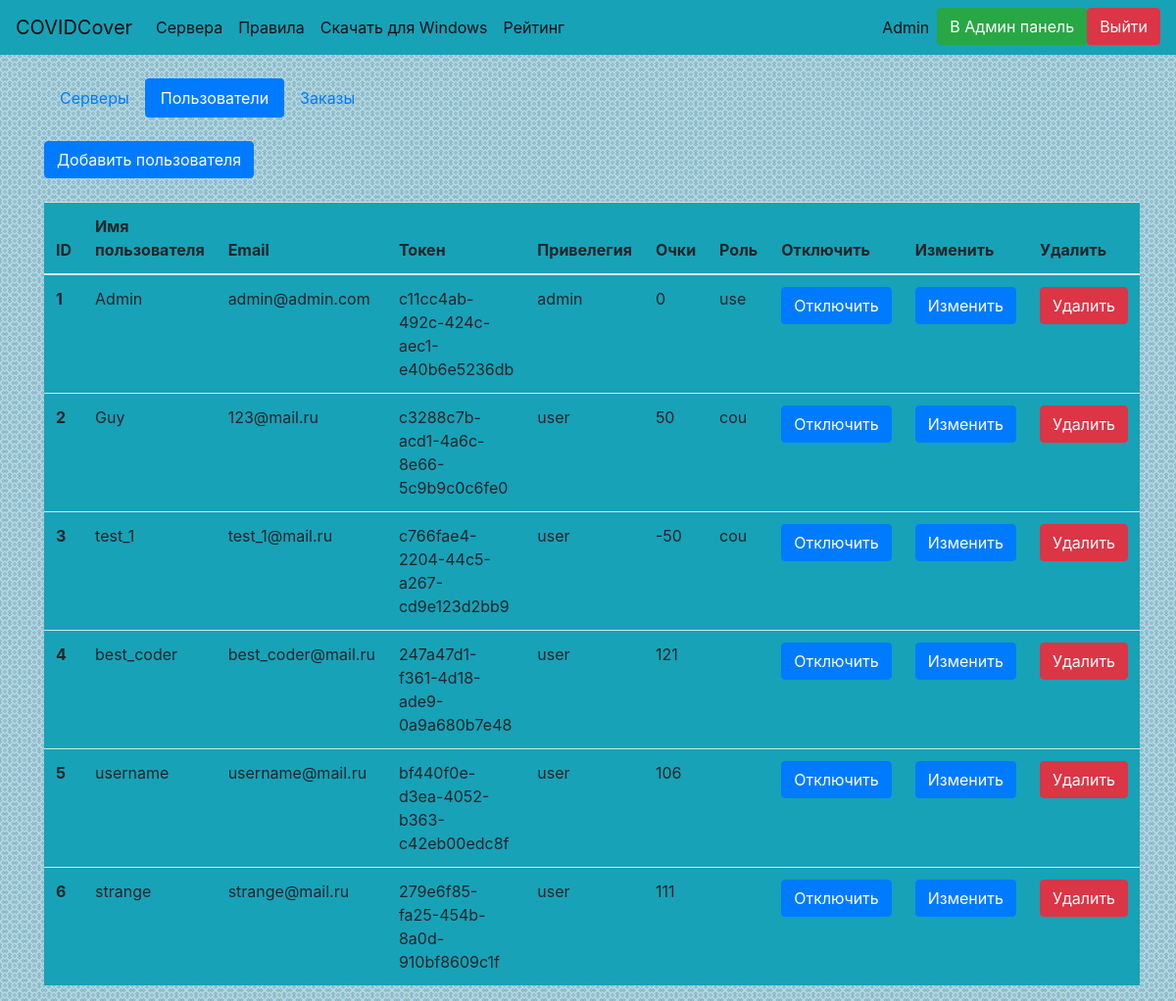
/admin/users (signed in), run on an earlier commit of the app's database.
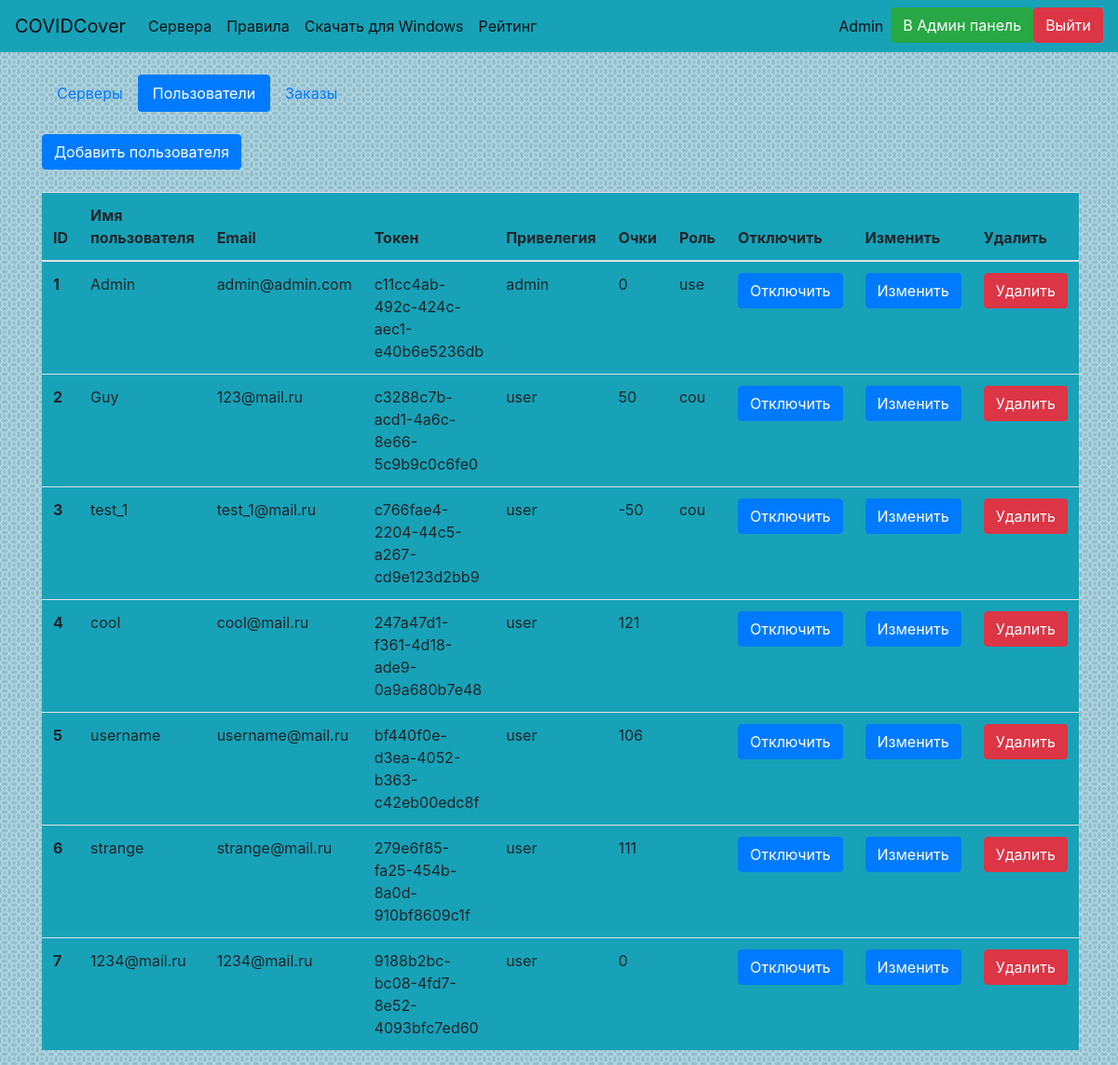
And on a later commit of the database.
### website/data/user.py (models this page shows, shortened)
class User(SqlAlchemyBase, UserMixin, SerializerMixin):
    __tablename__ = 'users'
    id = Column(Integer, primary_key=True, autoincrement=True, unique=True)
    email = Column(String, unique=True)
    username = Column(String, unique=True)
    hashed_password = Column(String, unique=False)
    token = Column(String, default=lambda: str(uuid4()), unique=True)
    privilege = Column(Integer, ForeignKey('privileges.id'), default=2, unique=False)
    order = relation('Order', back_populates='user')
    privilege_obj = relation('Privilege')
    score = Column(Integer, default=0, unique=False)
    role = Column(String, unique=False, default='', nullable=True)

### website/data/privilege.py (models this page shows)
class Privilege(SqlAlchemyBase, SerializerMixin):
    __tablename__ = 'privileges'
    id = Column(Integer, primary_key=True, autoincrement=True, unique=True)
    name = Column(String, unique=True)
    playable = Column(Boolean, default=1, unique=False)
    admin = Column(Boolean, default=0, unique=False)
    user = relation('User', back_populates='privilege_obj')

### website/admin_panel.py (the view)
@bp.route('/admin/users')
def admin_users():
    if not current_user.is_authenticated or not current_user.privilege_obj.admin:
        abort(404)
    session = create_session()
    users = session.query(User).all()
    return render_template('ad_users.html', title='Пользователи', users=users)

### website/data/db_session.py (called while the page is built)
def create_session():
    global __factory
    return __factory()

### website/main.py (called while the page is built)
@login_manager.user_loader
def load_user(user_id):
    session = create_session()
    return session.query(User).get(user_id)

### website/templates/ad_users.html
{% extends 'base.html'%}
{% block body %}
<ul class="nav nav-pills">
  <li class="nav-item">
    <a class="nav-link" href="/admin">Серверы</a>
  </li>
  <li class="nav-item">
    <a class="nav-link active" href="/admin/users">Пользователи</a>
  </li>
  <li class="nav-item">
    <a class="nav-link" href="/admin/orders">Заказы</a>
  </li>
</ul>
<br><a href="/admin/users/add" class="btn btn-primary">Добавить пользователя</a><br><br>
<div>
    <table class="table bg-info">
        <thead>
            <tr>
                <th scope="col">ID</th>
                <th scope="col">Имя пользователя</th>
                <th scope="col">Email</th>
                <th scope="col">Токен</th>
                <th scope="col">Привелегия</th>
                <th scope="col">Очки</th>
                <th scope="col">Роль</th>
                <th scope="col">Отключить</th>
                <th scope="col">Изменить</th>
                <th scope="col">Удалить</th>
            </tr>
        </thead>
    <tbody>
        {% for user in users %}
        <tr>
            <th scope="row">{{ user.id }}</th>
            <td>{{ user.username }}</td>
            <td>{{ user.email }}</td>
            <td>{{ user.token }}</td>
            <td>{{ user.privilege_obj.name }}</td>
            <td>{{ user.score }}</td>
            <td>{{ user.role }}</td>
            <td>
                <a class="btn btn-primary" href="/admin/users/disconnect?user={{ user.token }}">Отключить</a>
            </td>
            <td>
                <a class="btn btn-primary" href="/admin/users/edit?user={{ user.token }}">Изменить</a>
            </td>
            <td>
                <a class="btn btn-danger" href="/admin/users/delete?user={{ user.token }}">Удалить</a>
            </td>
        </tr>
        {% endfor %}
    </tbody>
    </table>
</div>
{% endblock %}

### website/templates/base.html (shortened to what this page needs)
<!DOCTYPE html>
<html lang="ru">
<head>
    <link rel="stylesheet" href="https://stackpath.bootstrapcdn.com/bootstrap/4.4.1/css/bootstrap.min.css">
    <link rel="stylesheet" href="/static/css/styles.css">
</head>
<body class="bg">
    <header>
<nav class="navbar navbar-expand-lg navbar-light bg-info">
  <a class="navbar-brand" href="/">COVIDCover</a>
  <div class="collapse navbar-collapse" id="navbarSupportedContent">
    <ul class="navbar-nav mr-auto">
            {% if current_user.is_authenticated %}
      <li class="nav-item active">
        <a class="nav-link" href="/monitor_servers">Сервера</a>
      </li>
        {% endif %}
<li class="nav-item active">
        <a class="nav-link" href="/rules" role="button">Правила</a>
      </li>
        <li class="nav-item active">
        <a class="nav-link" href="/static/installer.exe" role="button">Скачать для Windows</a>
      </li>
            {% if current_user.is_authenticated %}
        <li class="nav-item active">
        <a class="nav-link" href="/get_leaderboard" role="button">Рейтинг</a>
      </li>
        {% endif %}
    </ul>
    <ul class="navbar-nav">
    {% if current_user.is_authenticated %}
      <li class="nav-item active">
          <a class="nav-link disabled" href="/logout">{{ current_user.username }}</a>
      </li>
        {% if current_user.privilege == 1 %}
        <li class="nav-item active">
            <a class="btn btn-success" href="/admin">В Админ панель</a>
        </li>
        {% endif %}
        <li class="nav-item active">
          <a class="btn btn-danger" href="/logout">Выйти</a>
      </li>
          {% else %}
        <li class="nav-item">
            <a class="btn btn-primary " href="/register">Зарегистрироваться</a>
            <a class="btn btn-success" href="/login">Войти</a>
        </li>
    {% endif %}
    </ul>
  </div>
</nav>
    </header>
    <div>
    <main role="main" class="container">
        <br>
        {% block body %}{% endblock %}
    </main>
    </div>
</body>
</html>

### website/static/css/styles.css (style rules this page uses)
.bg { background-image: url("/static/img/fon.png"); background-position: center; background-repeat: repeat; }

What changed in the data, as far as the page shows it:
changed User "247a47d1-f361-4d18-ade9-0a9a680b7e48": username "best_coder" → "cool"; email "best_coder@mail.ru" → "cool@mail.ru"
added User: id "7", username "1234@mail.ru", email "1234@mail.ru", token "9188b2bc-bc08-4fd7-8e52-4093bfc7ed60", privilege_obj.name "user", score "0"
